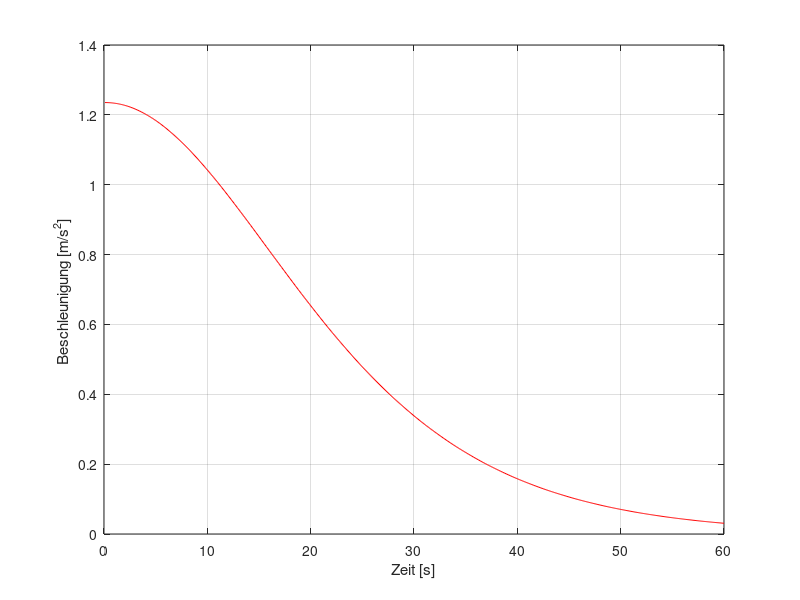
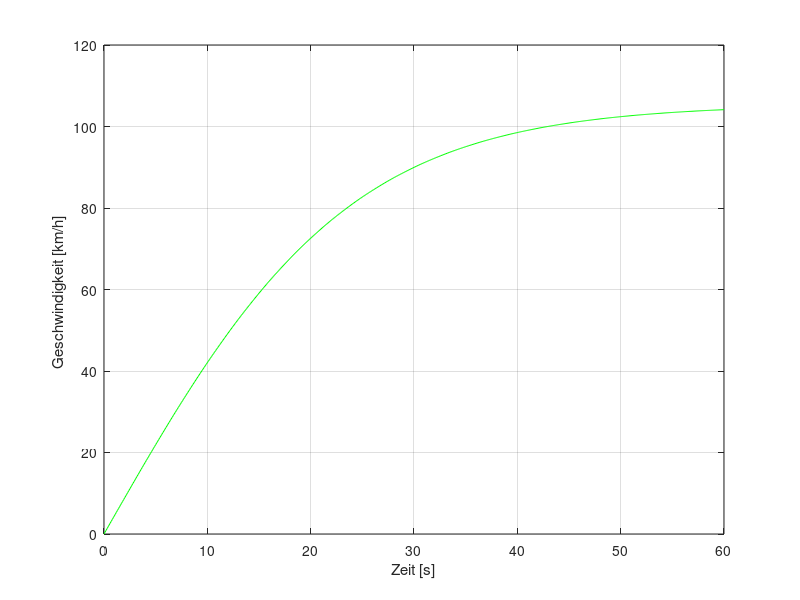
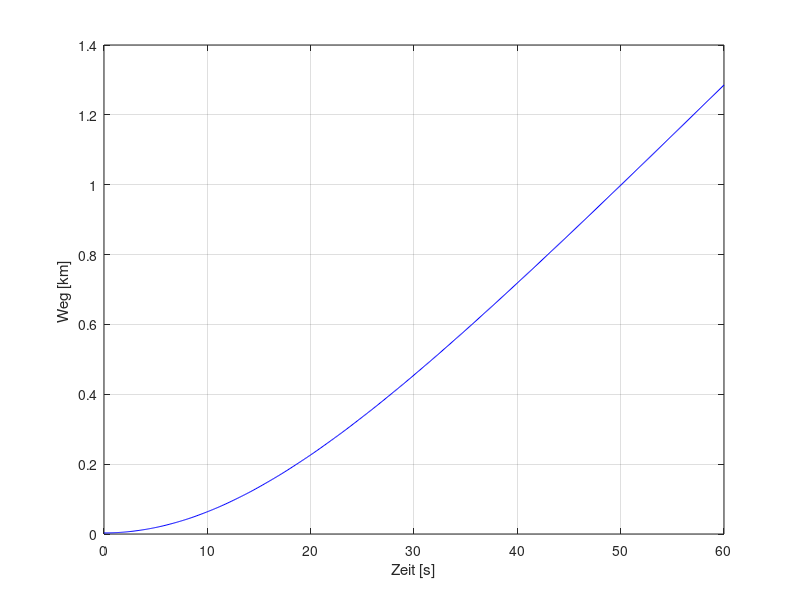

These charts were generated, in order, by the following MATLAB code:
%30.07.2024
%Übung Sim mit Auto

clear all;
tic;


delta_t = 0.1;   % [s] Schrittweite

sim_t = 60;      % [s] Sim Zeit

m = 1500;         % [kg] Masse

roh_L = 1.2;        % [kg/m^3] Luftdichte

A = 4;          % [m^2] Fläche

k_cw = 0.9;         %Gleitzahl Polo

k_reib = 0.01;    %Reibungszahl

g = 9.81;         %[m/s^2] Erdbeschleungigung

t = [0:delta_t:sim_t];  % [s]
F = zeros(size(t)) + 2000;

F_gesamt = zeros(size(t));    % [N]

a = zeros(size(t)); % [m/s^2]

v = zeros(size(t)); % [m/s]

s = zeros(size(t)); % [m]

%--------Startbedingungen-------

s(1) = 3; % [m] Startposition
v(1) = 0; % [m/s] Startgeschwindigkeit

%--------Transiente Berechnung-------

for i_step = 2:length(t);

##  if (v(i_step - 1) > 50/3.6 )
##     F(i_step) = 0;
##  end

  F_gesamt = (F(i_step) - k_reib * m * g - roh_L * A * (k_cw/2) *  v(i_step - 1)^2);

  a(i_step) = F_gesamt/m;

  v(i_step) = a(i_step) * delta_t + v(i_step - 1);

  s(i_step) = v(i_step) * delta_t + s(i_step - 1);

end % i_step


%-------Postprocessing-------

figure(1);
clf;

plot(t(2:end),a(2:end),'r');
hold on;
xlabel('Zeit [s]')
ylabel('Beschleunigung [m/s^2] ')
grid on;

figure(2);
clf;

plot(t,v*3.6,'g');
xlabel('Zeit [s]')
ylabel('Geschwindigkeit [km/h] ')
grid on;

figure(3);
clf;

plot(t,s/1000,'b');
xlabel('Zeit [s]')
ylabel('Weg [km] ')
grid on;

toc
